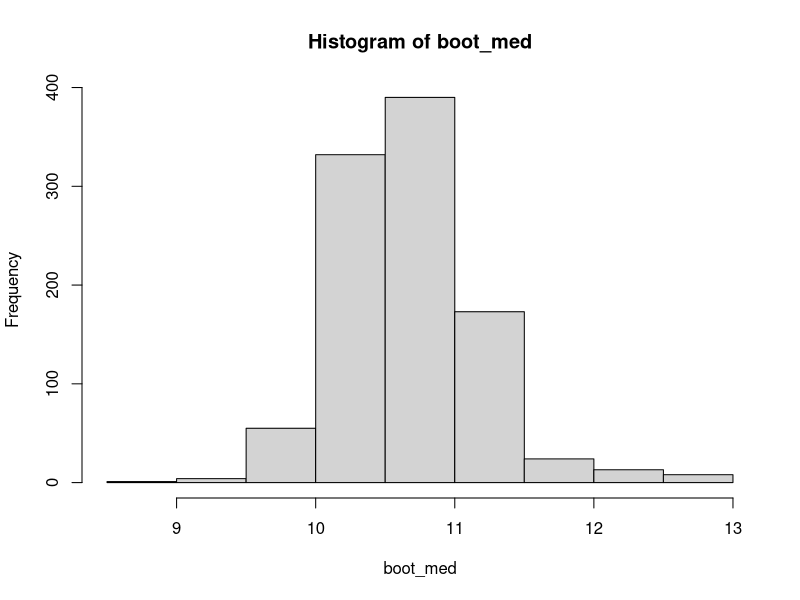
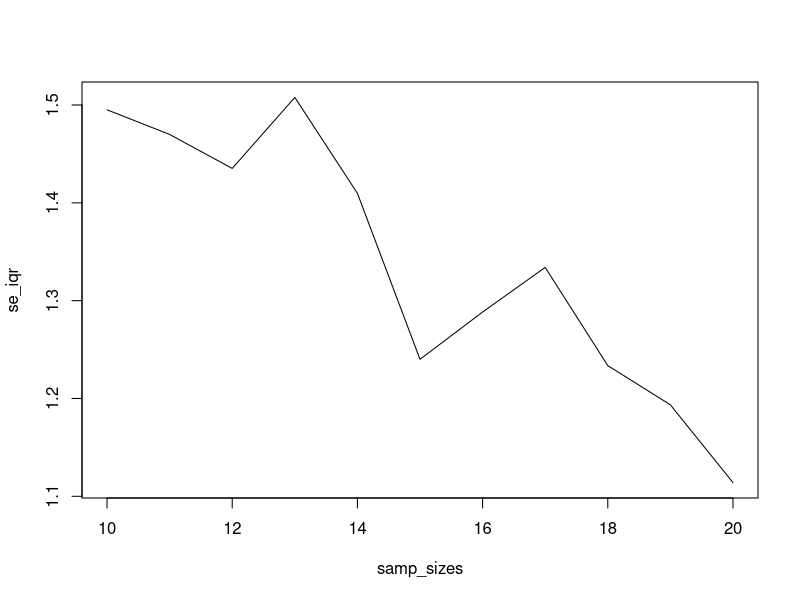

R code for these plots, in order:
#### Bootstrapping ####
  # Based on repeated draws from a SAMPLE, not from the population
  # As opposed to assuming we know the population params, then simulate sampling, run an analysis (calculate mean, sd), then from that, decide what sample size we should use (what we did last class)

# Libraries
library(dplyr)
library(purrr)

# Create the sample we are going to work with
set.seed(2020)
# Normally we would use a sample we got from the field, or a paper, etc.
samp <- rnorm(40, mean = 10, sd = 3)

# One bootstrap sample is a resampled set of values with the same n, sampled with replacement
one_boot <- sample(samp,
                   size = length(samp),
                   replace = TRUE) # sampling with replacement

# All values in our bootstrap are in the sample
one_boot %in% samp

##### bootstrapped medians ####

# 1000 times, sample from samp, and calculate a median
boot_med <- replicate(1000,
                      sample(samp, 
                             size = length(samp),
                             replace = TRUE)
                      %>% median())

length(boot_med)

# let's look at the distribution of medians
hist(boot_med)

# The SE of the median is the SD of these bootstraps
sd(boot_med)
# SE of the median : 0.4935869

# 2/3rds confidence interval is
mean(boot_med) + sd(boot_med) #11.18657
mean(boot_med) - sd(boot_med) #10.19939

# compare median of samp and boot_med
median(samp)
mean(boot_med)

#### SE of the mean
boot_mean <- replicate(1000,
                      sample(samp, 
                             size = length(samp),
                             replace = TRUE)
                      %>% mean())

# Compare SEs
sd(boot_mean)
sd(samp)/sqrt(length(samp))


# Paired programming
# First, make sure you feel comfortable calculating the bootstrapped SE of the IQR from samp. Repeat what we did above with IQR instead of median.
boot_iqr <- replicate(1000,
                      sample(samp, 
                             size = length(samp),
                             replace = TRUE)
                      %>% IQR())

# SE of iqr
sd(boot_iqr)/sqrt(length(boot_iqr))

# Now, write out in comments what you will do to end up with a data frame that has a column of sample sizes and a column of IQRs calculated from sampling our samp vector.
# Code it!

# Creating a dataframe of sample sizes
samp_iter <- data.frame(samp_size = 3:length(samp))

# Start with samp_iter, our sample sizes
boot_dif_sizes <- samp_iter %>%
  # Group by sample sizes
  rowwise(samp_size) %>%
  # making different columns-- 
  summarize(samp_iqr =
              replicate(1000,
                        sample(samp,
                               size = samp_size,
                               replace = TRUE) %>% IQR())) %>%
  group_by(samp_size) %>%
  mutate(mean_samp_iqr = mean(samp_iqr), se_samp_iqr = sd(samp_iqr)) %>%
  select(samp_size, mean_samp_iqr, se_samp_iqr) %>% 
  distinct()

## the way jarrett did it:
boot_iqr <- replicate(1000,
                      sample(samp,
                             size = length(samp),
                             replace = TRUE) %>% IQR)

sd(boot_iqr) # bootstrapped SE of the IQR
mean(boot_iqr)
IQR(samp)


# Start with a dataframe with a sample size column
boot_iqrs <- data.frame(samp_sizes = 10:20) %>%
# For each sample size,
rowwise(samp_sizes) %>%
# replicate 
summarize(boot_iqrs = replicate(1000,
                                # bootstrap draws
                                sample(samp,
                                       size = samp_sizes,
                                       replace = TRUE) %>%
                                # & get an IQR
                                IQR()))
# Now I have sample sizes and lots of IQRs
boot_se_iqr <- boot_iqrs %>%
  group_by(samp_sizes) %>%
  summarize(se_iqr = sd(boot_iqrs))


plot(se_iqr ~ samp_sizes, data = boot_se_iqr,
     type = "l")

#Now, write out in comments how you would go from that data frame to one that has the SE for the IQR at each sample size.

